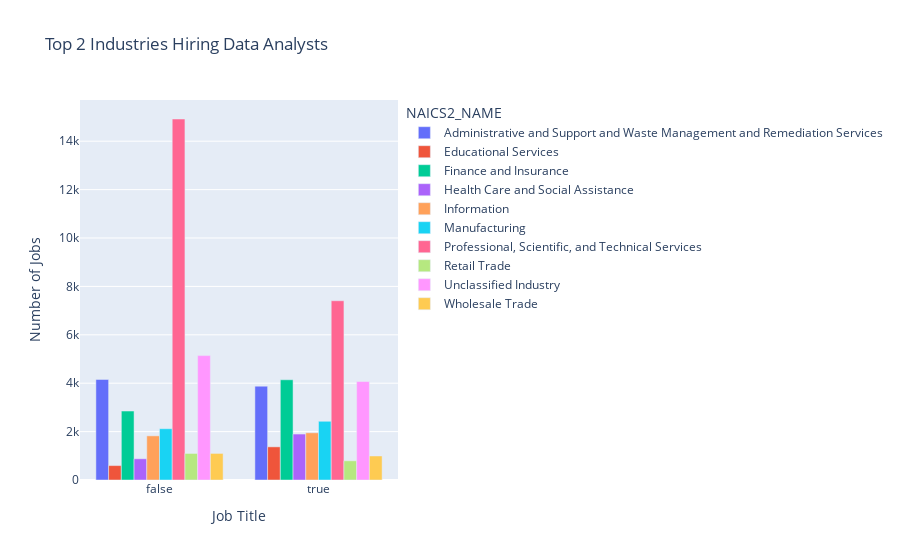

The notebook cell this image was saved under:
### Code cell
import plotly.express as px

# Identify the top 2 industries with the most data analyst jobs
top_industries = df_grouped.groupby("NAICS2_NAME")["Job_Count"].sum().nlargest(10).index

# Filter the original grouped DataFrame, not the raw df
df_top_industries = df_grouped[df_grouped["NAICS2_NAME"].isin(top_industries)]

# Create the bar chart to analyze job counts within these industries
fig = px.bar(df_top_industries, 
             x="DATA_ANALYST_JOB", 
             y="Job_Count", 
             color="NAICS2_NAME",
             title="Top 2 Industries Hiring Data Analysts",
             labels={'DATA_ANALYST_JOB': 'Job Title', 'Job_Count': 'Number of Jobs'},
             barmode='group')

fig.show()

### Figure 1 — Plotly figure (JSON) as saved in the notebook; plotly's stock layout.template omitted (floating-point values rounded to 4 significant figures)
{"data": [{"alignmentgroup": "True", "hovertemplate": "NAICS2_NAME=Administrative and Support and Waste Management and Remediation Services<br>Job Title=%{x}<br>Number of Jobs=%{y}<extra></extra>", "legendgroup": "Administrative and Support and Waste Management and Remediation Services", "marker": {"color": "#636efa", "pattern": {"shape": ""}}, "name": "Administrative and Support and Waste Management and Remediation Services", "offsetgroup": "Administrative and Support and Waste Management and Remediation Services", "orientation": "v", "showlegend": true, "textposition": "auto", "type": "bar", "x": [false, true], "xaxis": "x", "y": [4155, 3878], "yaxis": "y"}, {"alignmentgroup": "True", "hovertemplate": "NAICS2_NAME=Educational Services<br>Job Title=%{x}<br>Number of Jobs=%{y}<extra></extra>", "legendgroup": "Educational Services", "marker": {"color": "#EF553B", "pattern": {"shape": ""}}, "name": "Educational Services", "offsetgroup": "Educational Services", "orientation": "v", "showlegend": true, "textposition": "auto", "type": "bar", "x": [false, true], "xaxis": "x", "y": [596, 1370], "yaxis": "y"}, {"alignmentgroup": "True", "hovertemplate": "NAICS2_NAME=Finance and Insurance<br>Job Title=%{x}<br>Number of Jobs=%{y}<extra></extra>", "legendgroup": "Finance and Insurance", "marker": {"color": "#00cc96", "pattern": {"shape": ""}}, "name": "Finance and Insurance", "offsetgroup": "Finance and Insurance", "orientation": "v", "showlegend": true, "textposition": "auto", "type": "bar", "x": [false, true], "xaxis": "x", "y": [2849, 4142], "yaxis": "y"}, {"alignmentgroup": "True", "hovertemplate": "NAICS2_NAME=Health Care and Social Assistance<br>Job Title=%{x}<br>Number of Jobs=%{y}<extra></extra>", "legendgroup": "Health Care and Social Assistance", "marker": {"color": "#ab63fa", "pattern": {"shape": ""}}, "name": "Health Care and Social Assistance", "offsetgroup": "Health Care and Social Assistance", "orientation": "v", "showlegend": true, "textposition": "auto", "type": "bar", "x": [false, true], "xaxis": "x", "y": [877, 1899], "yaxis": "y"}, {"alignmentgroup": "True", "hovertemplate": "NAICS2_NAME=Information<br>Job Title=%{x}<br>Number of Jobs=%{y}<extra></extra>", "legendgroup": "Information", "marker": {"color": "#FFA15A", "pattern": {"shape": ""}}, "name": "Information", "offsetgroup": "Information", "orientation": "v", "showlegend": true, "textposition": "auto", "type": "bar", "x": [false, true], "xaxis": "x", "y": [1824, 1950], "yaxis": "y"}, {"alignmentgroup": "True", "hovertemplate": "NAICS2_NAME=Manufacturing<br>Job Title=%{x}<br>Number of Jobs=%{y}<extra></extra>", "legendgroup": "Manufacturing", "marker": {"color": "#19d3f3", "pattern": {"shape": ""}}, "name": "Manufacturing", "offsetgroup": "Manufacturing", "orientation": "v", "showlegend": true, "textposition": "auto", "type": "bar", "x": [false, true], "xaxis": "x", "y": [2119, 2427], "yaxis": "y"}, {"alignmentgroup": "True", "hovertemplate": "NAICS2_NAME=Professional, Scientific, and Technical Services<br>Job Title=%{x}<br>Number of Jobs=%{y}<extra></extra>", "legendgroup": "Professional, Scientific, and Technical Services", "marker": {"color": "#FF6692", "pattern": {"shape": ""}}, "name": "Professional, Scientific, and Technical Services", "offsetgroup": "Professional, Scientific, and Technical Services", "orientation": "v", "showlegend": true, "textposition": "auto", "type": "bar", "x": [false, true], "xaxis": "x", "y": [14918, 7407], "yaxis": "y"}, {"alignmentgroup": "True", "hovertemplate": "NAICS2_NAME=Retail Trade<br>Job Title=%{x}<br>Number of Jobs=%{y}<extra></extra>", "legendgroup": "Retail Trade", "marker": {"color": "#B6E880", "pattern": {"shape": ""}}, "name": "Retail Trade", "offsetgroup": "Retail Trade", "orientation": "v", "showlegend": true, "textposition": "auto", "type": "bar", "x": [false, true], "xaxis": "x", "y": [1097, 793], "yaxis": "y"}, {"alignmentgroup": "True", "hovertemplate": "NAICS2_NAME=Unclassified Industry<br>Job Title=%{x}<br>Number of Jobs=%{y}<extra></extra>", "legendgroup": "Unclassified Industry", "marker": {"color": "#FF97FF", "pattern": {"shape": ""}}, "name": "Unclassified Industry", "offsetgroup": "Unclassified Industry", "orientation": "v", "showlegend": true, "textposition": "auto", "type": "bar", "x": [false, true], "xaxis": "x", "y": [5140, 4069], "yaxis": "y"}, {"alignmentgroup": "True", "hovertemplate": "NAICS2_NAME=Wholesale Trade<br>Job Title=%{x}<br>Number of Jobs=%{y}<extra></extra>", "legendgroup": "Wholesale Trade", "marker": {"color": "#FECB52", "pattern": {"shape": ""}}, "name": "Wholesale Trade", "offsetgroup": "Wholesale Trade", "orientation": "v", "showlegend": true, "textposition": "auto", "type": "bar", "x": [false, true], "xaxis": "x", "y": [1098, 993], "yaxis": "y"}], "layout": {"barmode": "group", "legend": {"title": {"text": "NAICS2_NAME"}, "tracegroupgap": 0}, "title": {"text": "Top 2 Industries Hiring Data Analysts"}, "xaxis": {"anchor": "y", "domain": [0, 1], "title": {"text": "Job Title"}}, "yaxis": {"anchor": "x", "domain": [0, 1], "title": {"text": "Number of Jobs"}}}}
